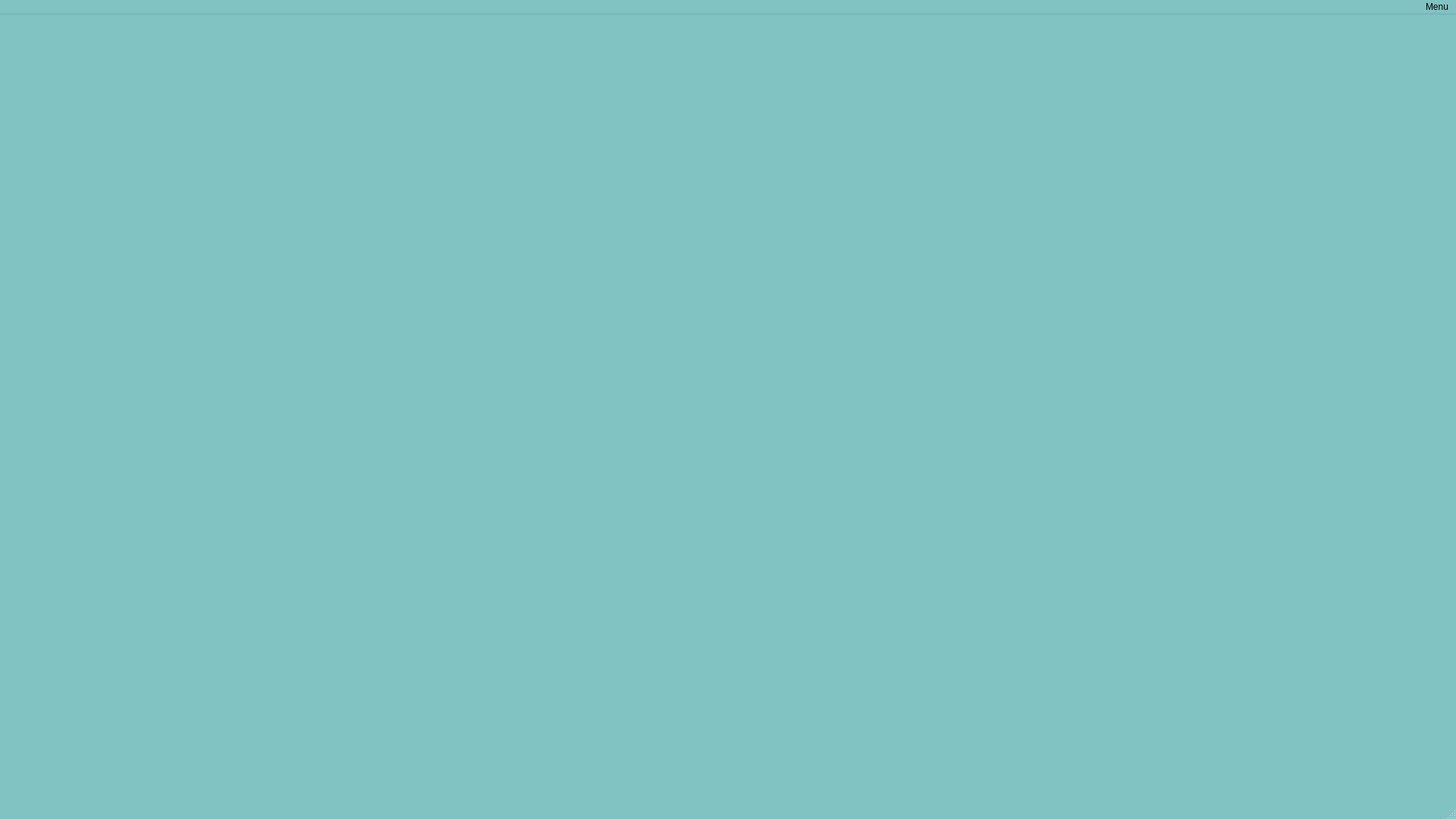
<?xml version="1.0" encoding="UTF-8"?>
<ui version="4.0">
 <class>MainWindow</class>
 <widget class="QMainWindow" name="MainWindow">
  <property name="geometry">
   <rect>
    <x>0</x>
    <y>0</y>
    <width>1920</width>
    <height>1080</height>
   </rect>
  </property>
  <property name="palette">
   <palette>
    <active>
     <colorrole role="WindowText">
      <brush brushstyle="SolidPattern">
       <color alpha="255">
        <red>0</red>
        <green>0</green>
        <blue>0</blue>
       </color>
      </brush>
     </colorrole>
     <colorrole role="Button">
      <brush brushstyle="SolidPattern">
       <color alpha="255">
        <red>111</red>
        <green>166</green>
        <blue>166</blue>
       </color>
      </brush>
     </colorrole>
     <colorrole role="Light">
      <brush brushstyle="SolidPattern">
       <color alpha="255">
        <red>206</red>
        <green>255</green>
        <blue>255</blue>
       </color>
      </brush>
     </colorrole>
     <colorrole role="Midlight">
      <brush brushstyle="SolidPattern">
       <color alpha="255">
        <red>167</red>
        <green>224</green>
        <blue>224</blue>
       </color>
      </brush>
     </colorrole>
     <colorrole role="Dark">
      <brush brushstyle="SolidPattern">
       <color alpha="255">
        <red>64</red>
        <green>97</green>
        <blue>97</blue>
       </color>
      </brush>
     </colorrole>
     <colorrole role="Mid">
      <brush brushstyle="SolidPattern">
       <color alpha="255">
        <red>86</red>
        <green>129</green>
        <blue>129</blue>
       </color>
      </brush>
     </colorrole>
     <colorrole role="Text">
      <brush brushstyle="SolidPattern">
       <color alpha="255">
        <red>0</red>
        <green>0</green>
        <blue>0</blue>
       </color>
      </brush>
     </colorrole>
     <colorrole role="BrightText">
      <brush brushstyle="SolidPattern">
       <color alpha="255">
        <red>255</red>
        <green>255</green>
        <blue>255</blue>
       </color>
      </brush>
     </colorrole>
     <colorrole role="ButtonText">
      <brush brushstyle="SolidPattern">
       <color alpha="255">
        <red>0</red>
        <green>0</green>
        <blue>0</blue>
       </color>
      </brush>
     </colorrole>
     <colorrole role="Base">
      <brush brushstyle="SolidPattern">
       <color alpha="255">
        <red>255</red>
        <green>255</green>
        <blue>255</blue>
       </color>
      </brush>
     </colorrole>
     <colorrole role="Window">
      <brush brushstyle="SolidPattern">
       <color alpha="255">
        <red>129</red>
        <green>194</green>
        <blue>194</blue>
       </color>
      </brush>
     </colorrole>
     <colorrole role="Shadow">
      <brush brushstyle="SolidPattern">
       <color alpha="255">
        <red>0</red>
        <green>0</green>
        <blue>0</blue>
       </color>
      </brush>
     </colorrole>
     <colorrole role="AlternateBase">
      <brush brushstyle="SolidPattern">
       <color alpha="255">
        <red>192</red>
        <green>224</green>
        <blue>224</blue>
       </color>
      </brush>
     </colorrole>
     <colorrole role="ToolTipBase">
      <brush brushstyle="SolidPattern">
       <color alpha="255">
        <red>255</red>
        <green>255</green>
        <blue>220</blue>
       </color>
      </brush>
     </colorrole>
     <colorrole role="ToolTipText">
      <brush brushstyle="SolidPattern">
       <color alpha="255">
        <red>0</red>
        <green>0</green>
        <blue>0</blue>
       </color>
      </brush>
     </colorrole>
     <colorrole role="PlaceholderText">
      <brush brushstyle="SolidPattern">
       <color alpha="127">
        <red>0</red>
        <green>0</green>
        <blue>0</blue>
       </color>
      </brush>
     </colorrole>
     <colorrole role="Accent">
      <brush brushstyle="SolidPattern">
       <color alpha="255">
        <red>255</red>
        <green>255</green>
        <blue>255</blue>
       </color>
      </brush>
     </colorrole>
    </active>
    <inactive>
     <colorrole role="WindowText">
      <brush brushstyle="SolidPattern">
       <color alpha="255">
        <red>0</red>
        <green>0</green>
        <blue>0</blue>
       </color>
      </brush>
     </colorrole>
     <colorrole role="Button">
      <brush brushstyle="SolidPattern">
       <color alpha="255">
        <red>111</red>
        <green>166</green>
        <blue>166</blue>
       </color>
      </brush>
     </colorrole>
     <colorrole role="Light">
      <brush brushstyle="SolidPattern">
       <color alpha="255">
        <red>206</red>
        <green>255</green>
        <blue>255</blue>
       </color>
      </brush>
     </colorrole>
     <colorrole role="Midlight">
      <brush brushstyle="SolidPattern">
       <color alpha="255">
        <red>167</red>
        <green>224</green>
        <blue>224</blue>
       </color>
      </brush>
     </colorrole>
     <colorrole role="Dark">
      <brush brushstyle="SolidPattern">
       <color alpha="255">
        <red>64</red>
        <green>97</green>
        <blue>97</blue>
       </color>
      </brush>
     </colorrole>
     <colorrole role="Mid">
      <brush brushstyle="SolidPattern">
       <color alpha="255">
        <red>86</red>
        <green>129</green>
        <blue>129</blue>
       </color>
      </brush>
     </colorrole>
     <colorrole role="Text">
      <brush brushstyle="SolidPattern">
       <color alpha="255">
        <red>0</red>
        <green>0</green>
        <blue>0</blue>
       </color>
      </brush>
     </colorrole>
     <colorrole role="BrightText">
      <brush brushstyle="SolidPattern">
       <color alpha="255">
        <red>255</red>
        <green>255</green>
        <blue>255</blue>
       </color>
      </brush>
     </colorrole>
     <colorrole role="ButtonText">
      <brush brushstyle="SolidPattern">
       <color alpha="255">
        <red>0</red>
        <green>0</green>
        <blue>0</blue>
       </color>
      </brush>
     </colorrole>
     <colorrole role="Base">
      <brush brushstyle="SolidPattern">
       <color alpha="255">
        <red>255</red>
        <green>255</green>
        <blue>255</blue>
       </color>
      </brush>
     </colorrole>
     <colorrole role="Window">
      <brush brushstyle="SolidPattern">
       <color alpha="255">
        <red>129</red>
        <green>194</green>
        <blue>194</blue>
       </color>
      </brush>
     </colorrole>
     <colorrole role="Shadow">
      <brush brushstyle="SolidPattern">
       <color alpha="255">
        <red>0</red>
        <green>0</green>
        <blue>0</blue>
       </color>
      </brush>
     </colorrole>
     <colorrole role="AlternateBase">
      <brush brushstyle="SolidPattern">
       <color alpha="255">
        <red>192</red>
        <green>224</green>
        <blue>224</blue>
       </color>
      </brush>
     </colorrole>
     <colorrole role="ToolTipBase">
      <brush brushstyle="SolidPattern">
       <color alpha="255">
        <red>255</red>
        <green>255</green>
        <blue>220</blue>
       </color>
      </brush>
     </colorrole>
     <colorrole role="ToolTipText">
      <brush brushstyle="SolidPattern">
       <color alpha="255">
        <red>0</red>
        <green>0</green>
        <blue>0</blue>
       </color>
      </brush>
     </colorrole>
     <colorrole role="PlaceholderText">
      <brush brushstyle="SolidPattern">
       <color alpha="127">
        <red>0</red>
        <green>0</green>
        <blue>0</blue>
       </color>
      </brush>
     </colorrole>
     <colorrole role="Accent">
      <brush brushstyle="SolidPattern">
       <color alpha="255">
        <red>255</red>
        <green>255</green>
        <blue>255</blue>
       </color>
      </brush>
     </colorrole>
    </inactive>
    <disabled>
     <colorrole role="WindowText">
      <brush brushstyle="SolidPattern">
       <color alpha="255">
        <red>64</red>
        <green>97</green>
        <blue>97</blue>
       </color>
      </brush>
     </colorrole>
     <colorrole role="Button">
      <brush brushstyle="SolidPattern">
       <color alpha="255">
        <red>111</red>
        <green>166</green>
        <blue>166</blue>
       </color>
      </brush>
     </colorrole>
     <colorrole role="Light">
      <brush brushstyle="SolidPattern">
       <color alpha="255">
        <red>206</red>
        <green>255</green>
        <blue>255</blue>
       </color>
      </brush>
     </colorrole>
     <colorrole role="Midlight">
      <brush brushstyle="SolidPattern">
       <color alpha="255">
        <red>167</red>
        <green>224</green>
        <blue>224</blue>
       </color>
      </brush>
     </colorrole>
     <colorrole role="Dark">
      <brush brushstyle="SolidPattern">
       <color alpha="255">
        <red>64</red>
        <green>97</green>
        <blue>97</blue>
       </color>
      </brush>
     </colorrole>
     <colorrole role="Mid">
      <brush brushstyle="SolidPattern">
       <color alpha="255">
        <red>86</red>
        <green>129</green>
        <blue>129</blue>
       </color>
      </brush>
     </colorrole>
     <colorrole role="Text">
      <brush brushstyle="SolidPattern">
       <color alpha="255">
        <red>64</red>
        <green>97</green>
        <blue>97</blue>
       </color>
      </brush>
     </colorrole>
     <colorrole role="BrightText">
      <brush brushstyle="SolidPattern">
       <color alpha="255">
        <red>255</red>
        <green>255</green>
        <blue>255</blue>
       </color>
      </brush>
     </colorrole>
     <colorrole role="ButtonText">
      <brush brushstyle="SolidPattern">
       <color alpha="255">
        <red>64</red>
        <green>97</green>
        <blue>97</blue>
       </color>
      </brush>
     </colorrole>
     <colorrole role="Base">
      <brush brushstyle="SolidPattern">
       <color alpha="255">
        <red>129</red>
        <green>194</green>
        <blue>194</blue>
       </color>
      </brush>
     </colorrole>
     <colorrole role="Window">
      <brush brushstyle="SolidPattern">
       <color alpha="255">
        <red>129</red>
        <green>194</green>
        <blue>194</blue>
       </color>
      </brush>
     </colorrole>
     <colorrole role="Shadow">
      <brush brushstyle="SolidPattern">
       <color alpha="255">
        <red>0</red>
        <green>0</green>
        <blue>0</blue>
       </color>
      </brush>
     </colorrole>
     <colorrole role="AlternateBase">
      <brush brushstyle="SolidPattern">
       <color alpha="255">
        <red>129</red>
        <green>194</green>
        <blue>194</blue>
       </color>
      </brush>
     </colorrole>
     <colorrole role="ToolTipBase">
      <brush brushstyle="SolidPattern">
       <color alpha="255">
        <red>255</red>
        <green>255</green>
        <blue>220</blue>
       </color>
      </brush>
     </colorrole>
     <colorrole role="ToolTipText">
      <brush brushstyle="SolidPattern">
       <color alpha="255">
        <red>0</red>
        <green>0</green>
        <blue>0</blue>
       </color>
      </brush>
     </colorrole>
     <colorrole role="PlaceholderText">
      <brush brushstyle="SolidPattern">
       <color alpha="127">
        <red>64</red>
        <green>97</green>
        <blue>97</blue>
       </color>
      </brush>
     </colorrole>
     <colorrole role="Accent">
      <brush brushstyle="SolidPattern">
       <color alpha="255">
        <red>168</red>
        <green>252</green>
        <blue>252</blue>
       </color>
      </brush>
     </colorrole>
    </disabled>
   </palette>
  </property>
  <property name="windowTitle">
   <string>The VALUE</string>
  </property>
  <widget class="QWidget" name="centralwidget"/>
  <widget class="QMenuBar" name="menubar">
   <property name="geometry">
    <rect>
     <x>0</x>
     <y>0</y>
     <width>1920</width>
     <height>33</height>
    </rect>
   </property>
   <property name="layoutDirection">
    <enum>Qt::LayoutDirection::RightToLeft</enum>
   </property>
   <widget class="QMenu" name="menuMenu">
    <property name="layoutDirection">
     <enum>Qt::LayoutDirection::LeftToRight</enum>
    </property>
    <property name="title">
     <string>Menu</string>
    </property>
    <addaction name="actionLoad_Save"/>
    <addaction name="actionMain_Menu"/>
    <addaction name="separator"/>
    <addaction name="actionOptions"/>
    <addaction name="actionQuit"/>
   </widget>
   <addaction name="menuMenu"/>
  </widget>
  <widget class="QStatusBar" name="statusbar"/>
  <action name="actionLoad_Save">
   <property name="text">
    <string>Load Save</string>
   </property>
  </action>
  <action name="actionOptions">
   <property name="text">
    <string>Options</string>
   </property>
  </action>
  <action name="actionMain_Menu">
   <property name="text">
    <string>Main Menu</string>
   </property>
  </action>
  <action name="actionQuit">
   <property name="text">
    <string>Quit</string>
   </property>
  </action>
 </widget>
 <resources/>
 <connections/>
</ui>
